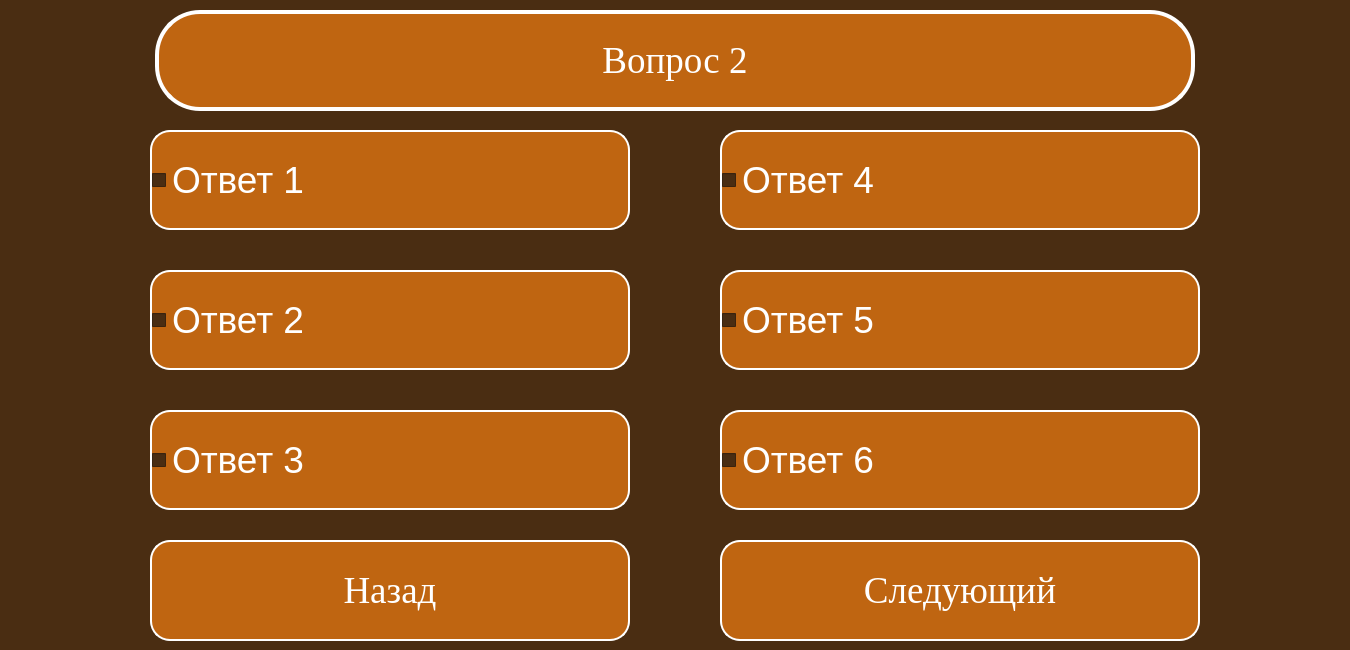
<?xml version="1.0" encoding="UTF-8"?>
<ui version="4.0">
 <class>Dialog</class>
 <widget class="QDialog" name="Dialog">
  <property name="geometry">
   <rect>
    <x>0</x>
    <y>0</y>
    <width>1350</width>
    <height>650</height>
   </rect>
  </property>
  <property name="windowTitle">
   <string>GeleosTest</string>
  </property>
  <property name="styleSheet">
   <string notr="true">background-color: rgb(74, 45, 18);
font-size:28pt;</string>
  </property>
  <widget class="QCheckBox" name="btn1">
   <property name="geometry">
    <rect>
     <x>150</x>
     <y>130</y>
     <width>480</width>
     <height>100</height>
    </rect>
   </property>
   <property name="font">
    <font>
     <pointsize>28</pointsize>
    </font>
   </property>
   <property name="styleSheet">
    <string notr="true">QCheckBox:unchecked {
color: white;
background-color: rgb(191, 101, 17);
border-radius: 20px;
border: 2px solid #ffffff;
font: 50pt &quot;Times New Roman&quot;;
}

QCheckBox:pressed {
color: rgb(191, 101, 17);
background-color: white;
border: 4px solid rgb(191, 101, 17);
font: 50pt &quot;Times New Roman&quot;;
}

QCheckBox:checked {
color: rgb(191, 101, 17);
background-color: white;
border: 4px solid rgb(191, 101, 17);
font: 50pt &quot;Times New Roman&quot;;
}</string>
   </property>
   <property name="text">
    <string>Ответ 1</string>
   </property>
  </widget>
  <widget class="QLabel" name="label">
   <property name="geometry">
    <rect>
     <x>155</x>
     <y>10</y>
     <width>1040</width>
     <height>101</height>
    </rect>
   </property>
   <property name="font">
    <font>
     <family>Times New Roman</family>
     <pointsize>50</pointsize>
     <weight>50</weight>
     <italic>false</italic>
     <bold>false</bold>
    </font>
   </property>
   <property name="styleSheet">
    <string notr="true">font: 50pt &quot;Times New Roman&quot;;
color: white;
background-color: rgb(191, 101, 17);
border-radius: 45px;
border: 4px solid #ffffff;</string>
   </property>
   <property name="text">
    <string>Вопрос 2</string>
   </property>
   <property name="scaledContents">
    <bool>false</bool>
   </property>
   <property name="alignment">
    <set>Qt::AlignCenter</set>
   </property>
   <property name="wordWrap">
    <bool>true</bool>
   </property>
  </widget>
  <widget class="QCheckBox" name="btn4">
   <property name="geometry">
    <rect>
     <x>720</x>
     <y>130</y>
     <width>480</width>
     <height>100</height>
    </rect>
   </property>
   <property name="font">
    <font>
     <pointsize>28</pointsize>
    </font>
   </property>
   <property name="styleSheet">
    <string notr="true">QCheckBox:unchecked {
color: white;
background-color: rgb(191, 101, 17);
border-radius: 20px;
border: 2px solid #ffffff;
font: 50pt &quot;Times New Roman&quot;;
}

QCheckBox:pressed {
color: rgb(191, 101, 17);
background-color: white;
border: 4px solid rgb(191, 101, 17);
font: 50pt &quot;Times New Roman&quot;;
}

QCheckBox:checked {
color: rgb(191, 101, 17);
background-color: white;
border: 4px solid rgb(191, 101, 17);
font: 50pt &quot;Times New Roman&quot;;
}</string>
   </property>
   <property name="text">
    <string>Ответ 4</string>
   </property>
  </widget>
  <widget class="QCheckBox" name="btn2">
   <property name="geometry">
    <rect>
     <x>150</x>
     <y>270</y>
     <width>480</width>
     <height>100</height>
    </rect>
   </property>
   <property name="font">
    <font>
     <pointsize>28</pointsize>
    </font>
   </property>
   <property name="styleSheet">
    <string notr="true">QCheckBox:unchecked {
color: white;
background-color: rgb(191, 101, 17);
border-radius: 20px;
border: 2px solid #ffffff;
font: 50pt &quot;Times New Roman&quot;;
}

QCheckBox:pressed {
color: rgb(191, 101, 17);
background-color: white;
border: 4px solid rgb(191, 101, 17);
font: 50pt &quot;Times New Roman&quot;;
}

QCheckBox:checked {
color: rgb(191, 101, 17);
background-color: white;
border: 4px solid rgb(191, 101, 17);
font: 50pt &quot;Times New Roman&quot;;
}</string>
   </property>
   <property name="text">
    <string>Ответ 2</string>
   </property>
  </widget>
  <widget class="QCheckBox" name="btn5">
   <property name="geometry">
    <rect>
     <x>720</x>
     <y>270</y>
     <width>480</width>
     <height>100</height>
    </rect>
   </property>
   <property name="font">
    <font>
     <pointsize>28</pointsize>
    </font>
   </property>
   <property name="styleSheet">
    <string notr="true">QCheckBox:unchecked {
color: white;
background-color: rgb(191, 101, 17);
border-radius: 20px;
border: 2px solid #ffffff;
font: 50pt &quot;Times New Roman&quot;;
}

QCheckBox:pressed {
color: rgb(191, 101, 17);
background-color: white;
border: 4px solid rgb(191, 101, 17);
font: 50pt &quot;Times New Roman&quot;;
}

QCheckBox:checked {
color: rgb(191, 101, 17);
background-color: white;
border: 4px solid rgb(191, 101, 17);
font: 50pt &quot;Times New Roman&quot;;
}</string>
   </property>
   <property name="text">
    <string>Ответ 5</string>
   </property>
  </widget>
  <widget class="QPushButton" name="behindButton">
   <property name="geometry">
    <rect>
     <x>150</x>
     <y>540</y>
     <width>480</width>
     <height>101</height>
    </rect>
   </property>
   <property name="font">
    <font>
     <family>Times New Roman</family>
     <pointsize>50</pointsize>
     <weight>50</weight>
     <italic>false</italic>
     <bold>false</bold>
    </font>
   </property>
   <property name="styleSheet">
    <string notr="true">QPushButton {
color: white;
background-color: rgb(191, 101, 17);
border-radius: 20px;
border: 2px solid #ffffff;
font: 50pt &quot;Times New Roman&quot;;
}

QPushButton:pressed {
color: rgb(191, 101, 17);
background-color: white;
border: 4px solid rgb(191, 101, 17);
font: 50pt &quot;Times New Roman&quot;;
}</string>
   </property>
   <property name="text">
    <string>Назад</string>
   </property>
  </widget>
  <widget class="QPushButton" name="nextButton">
   <property name="geometry">
    <rect>
     <x>720</x>
     <y>540</y>
     <width>480</width>
     <height>101</height>
    </rect>
   </property>
   <property name="font">
    <font>
     <family>Times New Roman</family>
     <pointsize>50</pointsize>
     <weight>50</weight>
     <italic>false</italic>
     <bold>false</bold>
    </font>
   </property>
   <property name="styleSheet">
    <string notr="true">QPushButton {
color: white;
background-color: rgb(191, 101, 17);
border-radius: 20px;
border: 2px solid #ffffff;
font: 50pt &quot;Times New Roman&quot;;
}

QPushButton:pressed {
color: rgb(191, 101, 17);
background-color: white;
border: 4px solid rgb(191, 101, 17);
font: 50pt &quot;Times New Roman&quot;;
}</string>
   </property>
   <property name="text">
    <string>Следующий</string>
   </property>
  </widget>
  <widget class="QCheckBox" name="btn3">
   <property name="geometry">
    <rect>
     <x>150</x>
     <y>410</y>
     <width>480</width>
     <height>100</height>
    </rect>
   </property>
   <property name="font">
    <font>
     <pointsize>28</pointsize>
    </font>
   </property>
   <property name="styleSheet">
    <string notr="true">QCheckBox:unchecked {
color: white;
background-color: rgb(191, 101, 17);
border-radius: 20px;
border: 2px solid #ffffff;
font: 50pt &quot;Times New Roman&quot;;
}

QCheckBox:pressed {
color: rgb(191, 101, 17);
background-color: white;
border: 4px solid rgb(191, 101, 17);
font: 50pt &quot;Times New Roman&quot;;
}

QCheckBox:checked {
color: rgb(191, 101, 17);
background-color: white;
border: 4px solid rgb(191, 101, 17);
font: 50pt &quot;Times New Roman&quot;;
}</string>
   </property>
   <property name="text">
    <string>Ответ 3</string>
   </property>
  </widget>
  <widget class="QCheckBox" name="btn6">
   <property name="geometry">
    <rect>
     <x>720</x>
     <y>410</y>
     <width>480</width>
     <height>100</height>
    </rect>
   </property>
   <property name="font">
    <font>
     <pointsize>28</pointsize>
    </font>
   </property>
   <property name="styleSheet">
    <string notr="true">QCheckBox:unchecked {
color: white;
background-color: rgb(191, 101, 17);
border-radius: 20px;
border: 2px solid #ffffff;
font: 50pt &quot;Times New Roman&quot;;
}

QCheckBox:pressed {
color: rgb(191, 101, 17);
background-color: white;
border: 4px solid rgb(191, 101, 17);
font: 50pt &quot;Times New Roman&quot;;
}

QCheckBox:checked {
color: rgb(191, 101, 17);
background-color: white;
border: 4px solid rgb(191, 101, 17);
font: 50pt &quot;Times New Roman&quot;;
}</string>
   </property>
   <property name="text">
    <string>Ответ 6</string>
   </property>
  </widget>
 </widget>
 <resources/>
 <connections/>
</ui>
